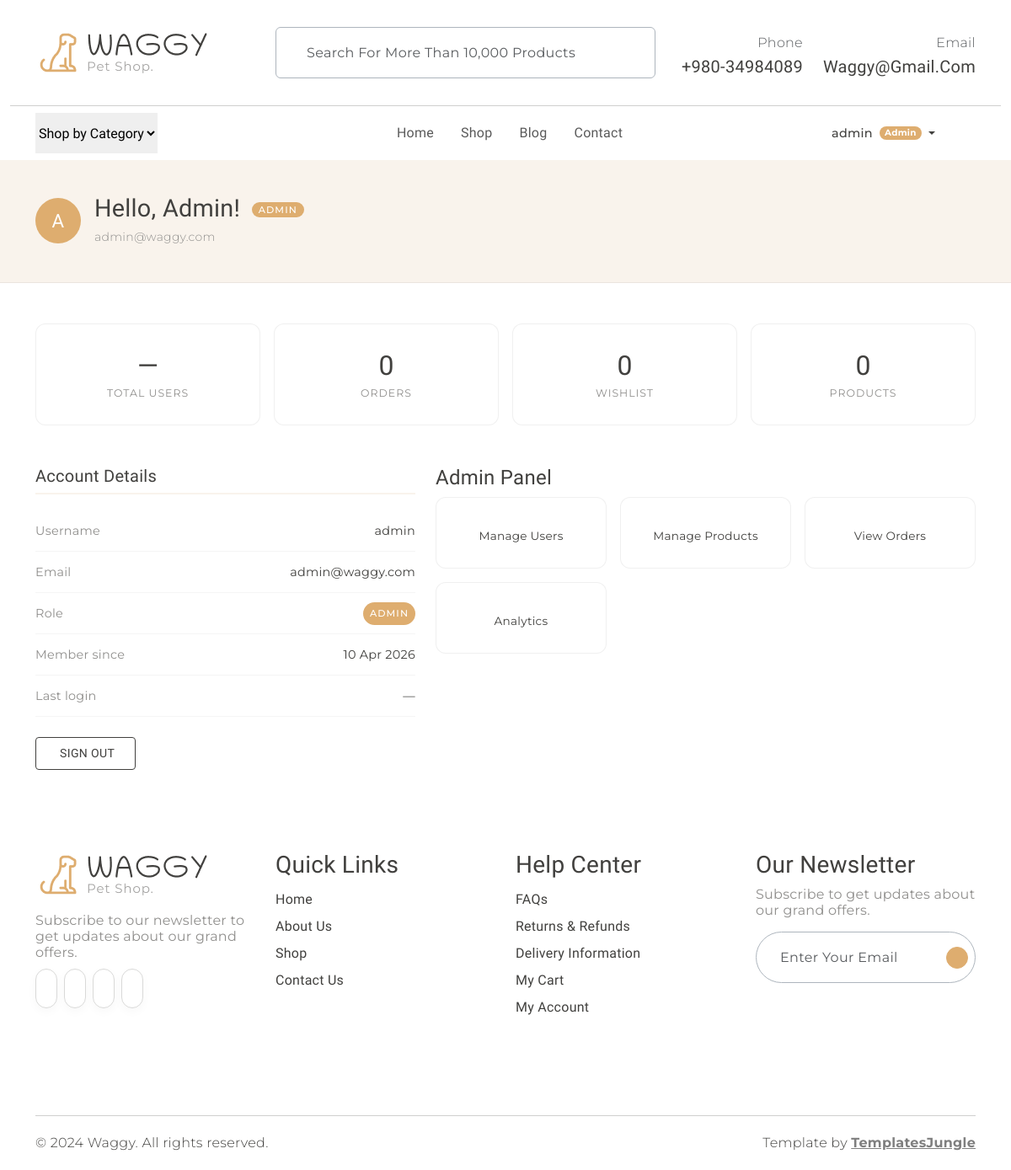
The page /dashboard (signed in) on the database as committed earlier.
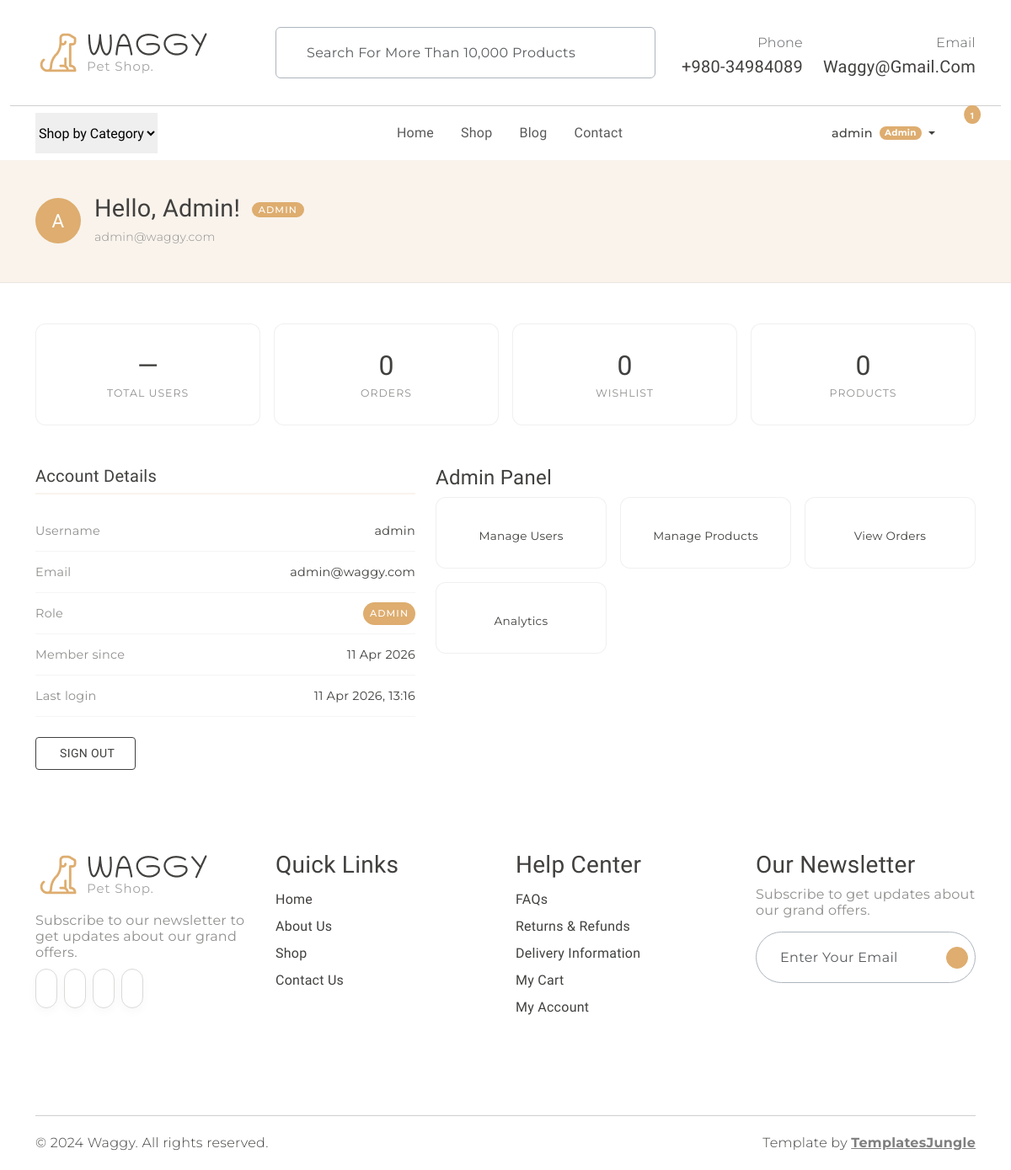
The same page on the database as committed later.
### models.py (models this page shows, shortened)
class User(UserMixin, db.Model):
    __tablename__ = "users"
    id            = db.Column(db.Integer,     primary_key=True)
    username      = db.Column(db.String(80),  unique=True, nullable=False)
    email         = db.Column(db.String(120), unique=True, nullable=False)
    password_hash = db.Column(db.String(256), nullable=False)
    role          = db.Column(db.String(20),  nullable=False, default="customer")
    is_active     = db.Column(db.Boolean,     nullable=False, default=True)
    created_at    = db.Column(db.DateTime,    nullable=False, default=datetime.utcnow)
    last_login_at = db.Column(db.DateTime,    nullable=True)
    @property
    def is_admin(self) -> bool:
        return self.role == "admin"

### app.py (the view)
    @main_bp.route("/dashboard")
    @login_required
    def dashboard():
        return render_template("dashboard.html")

### templates/dashboard.html (shortened to what this page needs)
{% extends "base.html" %}
{% block content %}
<div class="dash-hero">
  <div class="container">
    <div class="d-flex align-items-center gap-3">
      <div class="dash-avatar">{{ current_user.username[0].upper() }}</div>
      <div>
        <h2>
          Hello, {{ current_user.username }}!
          <span class="role-badge {{ current_user.role }}">
            {{ current_user.role | capitalize }}
          </span>
        </h2>
        <p class="mb-0 secondary-font" style="color: #908F8D; font-size: 0.875rem;">
          {{ current_user.email }}
        </p>
      </div>
    </div>
  </div>
</div>
<div class="container my-5">
  <div class="row g-3 mb-5">
    {% if current_user.is_admin %}
      <div class="col-6 col-md-3">
        <div class="stat-card">
          <div class="stat-value">—</div>
          <div class="stat-lbl">Total Users</div>
        </div>
      </div>
    {% endif %}
    <div class="col-6 col-md-3">
      <div class="stat-card">
        <div class="stat-value">0</div>
        <div class="stat-lbl">Orders</div>
      </div>
    </div>
    <div class="col-6 col-md-3">
      <div class="stat-card">
        <div class="stat-value">0</div>
        <div class="stat-lbl">Wishlist</div>
      </div>
    </div>
    <div class="col-6 col-md-3">
      <div class="stat-card">
        <div class="stat-value">0</div>
        <div class="stat-lbl">{% if current_user.is_admin %}Products{% else %}Saved Items{% endif %}</div>
      </div>
    </div>
  </div>
  <div class="row g-4">
    <div class="col-md-5 info-section">
      <h4>Account Details</h4>
      <div class="info-row">
        <span class="lbl">Username</span>
        <span>{{ current_user.username }}</span>
      </div>
      <div class="info-row">
        <span class="lbl">Email</span>
        <span>{{ current_user.email }}</span>
      </div>
      <div class="info-row">
        <span class="lbl">Role</span>
        <span class="role-badge {{ current_user.role }}">{{ current_user.role | capitalize }}</span>
      </div>
      <div class="info-row">
        <span class="lbl">Member since</span>
        <span>{{ current_user.created_at.strftime('%d %b %Y') }}</span>
      </div>
      <div class="info-row">
        <span class="lbl">Last login</span>
        <span>
          {% if current_user.last_login_at %}
            {{ current_user.last_login_at.strftime('%d %b %Y, %H:%M') }}
          {% else %}
            —
          {% endif %}
        </span>
      </div>
      <div class="mt-4">
        <a href="{{ url_for('auth.logout') }}"
           class="btn btn-outline-dark rounded-1"
           style="font-size: 0.875rem; padding: 0.5rem 1.5rem;">
          Sign Out
        </a>
      </div>
    </div>
    <div class="col-md-7">
      <h4 class="info-section">
        {% if current_user.is_admin %}Admin Panel{% else %}My Account{% endif %}
      </h4>
      <div class="row g-3">
        {% if current_user.is_admin %}
          <div class="col-6 col-sm-4">
            <a href="#" class="quick-link">
              <span>Manage Users</span>
            </a>
          </div>
          <div class="col-6 col-sm-4">
            <a href="#" class="quick-link">
              <span>Manage Products</span>
            </a>
          </div>
          <div class="col-6 col-sm-4">
            <a href="#" class="quick-link">
              <span>View Orders</span>
            </a>
          </div>
          <div class="col-6 col-sm-4">
            <a href="#" class="quick-link">
              <span>Analytics</span>
            </a>
          </div>
        {% endif %}
      </div>
    </div>
  </div>
</div>
{% endblock %}

### templates/base.html (shortened to what this page needs)
<!DOCTYPE html>
<html lang="en">
<head>
  <link rel="stylesheet" href="https://cdn.jsdelivr.net/npm/swiper@9/swiper-bundle.min.css" />
  <link href="https://cdn.jsdelivr.net/npm/bootstrap@5.3.0-alpha3/dist/css/bootstrap.min.css" rel="stylesheet"
>
  <link rel="stylesheet" href="{{ url_for('static', filename='css/normalize.css') }}">
  <link rel="stylesheet" href="{{ url_for('static', filename='css/vendor.css') }}">
  <link rel="stylesheet" href="{{ url_for('static', filename='style.css') }}">
</head>
<body>
  <header>
    <div class="container py-2">
      <div class="row py-4 pb-0 pb-sm-4 align-items-center">
        <div class="col-sm-4 col-lg-3 text-center text-sm-start">
          <a href="{{ url_for('main.index') }}">
            <img src="{{ url_for('static', filename='images/logo.png') }}" alt="Waggy" class="img-fluid">
          </a>
        </div>
        <div class="col-sm-6 offset-sm-2 offset-md-0 col-lg-5 d-none d-lg-block">
          <div class="search-bar border rounded-2 px-3 border-dark-subtle">
            <form class="text-center d-flex align-items-center" action="" method="get">
              <input type="text" class="form-control border-0 bg-transparent"
                placeholder="Search for more than 10,000 products" name="q" />
            </form>
          </div>
        </div>
        <div class="col-sm-8 col-lg-4 d-flex justify-content-end gap-4 align-items-center mt-4 mt-sm-0 justify-content-center justify-content-sm-end">
          <div class="support-box text-end d-none d-xl-block">
            <span class="fs-6 secondary-font text-muted">Phone</span>
            <h5 class="mb-0">+980-34984089</h5>
          </div>
          <div class="support-box text-end d-none d-xl-block">
            <span class="fs-6 secondary-font text-muted">Email</span>
            <h5 class="mb-0">waggy@gmail.com</h5>
          </div>
        </div>
      </div>
    </div>
    <div class="container-fluid"><hr class="m-0"></div>
    <div class="container">
      <nav class="main-menu d-flex navbar navbar-expand-lg">
        <div class="offcanvas offcanvas-end" tabindex="-1" id="offcanvasNavbar">
          <div class="offcanvas-body justify-content-between">
            <select class="filter-categories border-0 mb-0 me-5">
              <option>Shop by Category</option>
            </select>
            <ul class="navbar-nav menu-list list-unstyled d-flex gap-md-3 mb-0">
              <li class="nav-item">
                <a href="{{ url_for('main.index') }}"
                   class="nav-link {% if request.endpoint == 'main.index' %}active{% endif %}">
                  Home
                </a>
              </li>
              <li class="nav-item">
                <a href="{{ url_for('shop.index') }}"
                   class="nav-link {% if request.endpoint and request.endpoint.startswith('shop.') %}active{% endif %}">
                  Shop
                </a>
              </li>
              <li class="nav-item">
                <a href="#" class="nav-link">Blog</a>
              </li>
              <li class="nav-item">
                <a href="#" class="nav-link">Contact</a>
              </li>
            </ul>
            <div class="d-none d-lg-flex align-items-center">
              <ul class="d-flex justify-content-end list-unstyled m-0 align-items-center gap-1">
                {% if current_user.is_authenticated %}
                  <li class="nav-item dropdown">
                    <a class="nav-link dropdown-toggle d-flex align-items-center gap-1 mx-2"
                       href="#" role="button" data-bs-toggle="dropdown" aria-expanded="false">
                      <span class="secondary-font" style="font-size:0.9rem; font-weight:500;">
                        {{ current_user.username }}
                      </span>
                      {% if current_user.is_admin %}
                        <span class="badge rounded-pill bg-primary ms-1"
                              style="font-family:var(--secondary-font); font-size:0.65rem; padding:0.3em 0.6em;">
                          Admin
                        </span>
                      {% endif %}
                    </a>
                  </li>
                {% endif %}
                <li>
                </li>
                <li class="position-relative">
                  <a href="{{ url_for('cart.view_cart') }}" class="mx-2"
                     data-bs-toggle="offcanvas" data-bs-target="#offcanvasCart">
                    <span class="position-absolute translate-middle badge rounded-circle bg-primary pt-2 cart-badge"
                          style="font-size:0.65rem; top:2px; left:calc(100% - 4px);
                                 {{ 'display:none;' if cart_count == 0 }}">
                      {{ cart_count if cart_count > 0 else '' }}
                    </span>
                  </a>
                </li>
              </ul>
            </div>
          </div>
        </div>
      </nav>
    </div>
  </header>
  {% block content %}{% endblock %}
  <footer id="footer" class="my-5">
    <div class="container py-5 my-5">
      <div class="row">
        <div class="col-md-3">
          <div class="footer-menu">
            <img src="{{ url_for('static', filename='images/logo.png') }}" alt="Waggy">
            <p class="blog-paragraph fs-6 mt-3">Subscribe to our newsletter to get updates about our grand offers.</p>
            <div class="social-links">
              <ul class="d-flex list-unstyled gap-2">
                <li class="social"><a href="#"><iconify-icon class="social-icon" icon="ri:facebook-fill"></iconify-icon></a></li>
                <li class="social"><a href="#"><iconify-icon class="social-icon" icon="ri:twitter-fill"></iconify-icon></a></li>
                <li class="social"><a href="#"><iconify-icon class="social-icon" icon="ri:instagram-fill"></iconify-icon></a></li>
                <li class="social"><a href="#"><iconify-icon class="social-icon" icon="ri:youtube-fill"></iconify-icon></a></li>
              </ul>
            </div>
          </div>
        </div>
        <div class="col-md-3">
          <div class="footer-menu">
            <h3>Quick Links</h3>
            <ul class="menu-list list-unstyled">
              <li class="menu-item"><a href="{{ url_for('main.index') }}" class="nav-link">Home</a></li>
              <li class="menu-item"><a href="#" class="nav-link">About Us</a></li>
              <li class="menu-item"><a href="{{ url_for('shop.index') }}" class="nav-link">Shop</a></li>
              <li class="menu-item"><a href="#" class="nav-link">Contact Us</a></li>
            </ul>
          </div>
        </div>
        <div class="col-md-3">
          <div class="footer-menu">
            <h3>Help Center</h3>
            <ul class="menu-list list-unstyled">
              <li class="menu-item"><a href="#" class="nav-link">FAQs</a></li>
              <li class="menu-item"><a href="#" class="nav-link">Returns &amp; Refunds</a></li>
              <li class="menu-item"><a href="#" class="nav-link">Delivery Information</a></li>
              <li class="menu-item">
                <a href="{{ url_for('cart.view_cart') }}" class="nav-link">My Cart</a>
              </li>
              {% if current_user.is_authenticated %}
                <li class="menu-item"><a href="{{ url_for('main.dashboard') }}" class="nav-link">My Account</a></li>
              {% else %}
                <li class="menu-item"><a href="{{ url_for('auth.login') }}" class="nav-link">Login / Register</a></li>
              {% endif %}
            </ul>
          </div>
        </div>
        <div class="col-md-3">
          <div>
            <h3>Our Newsletter</h3>
            <p class="blog-paragraph fs-6">Subscribe to get updates about our grand offers.</p>
            <div class="search-bar border rounded-pill border-dark-subtle px-2">
              <form class="text-center d-flex align-items-center" action="" method="post">
                <input type="email" class="form-control border-0 bg-transparent" placeholder="Enter your email" />
                <iconify-icon class="send-icon" icon="tabler:location-filled"></iconify-icon>
              </form>
            </div>
          </div>
        </div>
      </div>
    </div>
  </footer>
  <div id="footer-bottom">
    <div class="container">
      <hr class="m-0">
      <div class="row mt-3">
        <div class="col-md-6 copyright">
          <p class="secondary-font">© 2024 Waggy. All rights reserved.</p>
        </div>
        <div class="col-md-6 text-md-end">
          <p class="secondary-font">
            Template by <a href="https://templatesjungle.com/" target="_blank"
              class="text-decoration-underline fw-bold text-black-50">TemplatesJungle</a>
          </p>
        </div>
      </div>
    </div>
  </div>
</body>
</html>

### static/style.css (style rules this page uses)
:root { --header-height: 160px; --header-height-min: 80px; }
:root { --accent-color: #DEAD6F; --dark-color: #222222; --light-dark-color: #727272; --light-color: #fff; --grey-color: #dbdbdb; --light-grey-color: #fafafa; --primary-color: #6995B1; --light-primary-color: #eef1f3; }
:root { --body-font: 'Chilanka', cursive; --heading-font: 'Chilanka', cursive; --secondary-font: 'Montserrat', sans-serif; }
body { --bs-link-color: #333; --bs-link-hover-color: #333; --bs-link-color-rgb: 40, 40, 40; --bs-link-hover-color-rgb: 0, 0, 0; --bs-light-rgb: 248, 248, 248; --bs-font-sans-serif: 'Chilanka', cursive; --bs-body-font-family: var(--bs-font-sans-serif); --bs-body-font-size: 1rem; --bs-body-font-weight: 400; --bs-body-line-height: 2; --bs-body-color: #41403E; --bs-primary: #DEAD6F; --bs-primary-rgb: 222, 173, 111; --bs-primary-bg-subtle: #FFF9EB; --bs-border-color: #F7F7F7; --bs-secondary-rgb: 230, 243, 251; --bs-success-rgb: 238, 245, 228; --bs-danger-rgb: 249, 235, 231; --bs-warning-rgb: 255, 249, 235; --bs-info-rgb: 230, 243, 250; }
.btn-outline-dark { transition: all 0.3s ease-in; padding: 1.2rem 3rem; letter-spacing: 0.02375rem; text-transform: uppercase; --bs-btn-color: #41403E; --bs-btn-border-color: #41403E; --bs-btn-hover-color: #fff; --bs-btn-hover-bg: #41403E; --bs-btn-hover-border-color: #41403E; --bs-btn-focus-shadow-rgb: 33, 37, 41; --bs-btn-active-color: #fff; --bs-btn-active-bg: #41403E; --bs-btn-active-border-color: #41403E; --bs-btn-active-shadow: inset 0 3px 5px rgba(0, 0, 0, 0.125); --bs-btn-disabled-color: #41403E; --bs-btn-disabled-bg: transparent; --bs-btn-disabled-border-color: #41403E; --bs-gradient: none; }
body { letter-spacing: 0.01625rem; }
h1, h2, h3, h4, h5, h6 { font-family: var(--heading-font); color: var(--bs-body-color); font-weight: 400; text-transform: capitalize; }
a { text-decoration: none; }
.secondary-font { font-family: var(--secondary-font); font-weight: 300; }
.search-bar { border: 1px solid #EAEAEA; }
.search-bar ::placeholder { font-family: var(--secondary-font); }
.form-control { color: #908F8D; line-height: normal; letter-spacing: 0.02125rem; text-transform: capitalize; border-radius: 0.25rem; border: 1px solid rgba(65, 64, 62, 0.20); background: #FFF; display: flex; padding: 1.25rem 0rem 1.25rem 1.25rem; align-items: center; gap: 0.375rem; align-self: stretch; }
.blog-paragraph { color: #908F8D; font-size: 1rem; font-weight: 400; line-height: normal; font-family: var(--secondary-font); }
iconify-icon.social-icon { color: #CACACA; font-size: 1.125rem; padding: 0.75rem; border-radius: 4.375rem; border: 1px solid #D9D9D8; box-shadow: 0px 4px 12px 0px rgba(0, 0, 0, 0.03); transition: all 0.5s ease; }
iconify-icon.send-icon { cursor: pointer; font-size: 1.125rem; padding: 0.75rem; border-radius: 4.375rem; color: #FFF; border: 1px solid #DEAD6F; background: #DEAD6F; }

Rows that differ between the two databases and show on the page:
changed User "Admin": created_at "10 Apr 2026" → "11 Apr 2026"; last_login_at (not shown) → "11 Apr 2026, 13:16"
Other text that changed with them:
{{ cart_count if cart_count > 0 else '' }}: (not shown) → "1"
